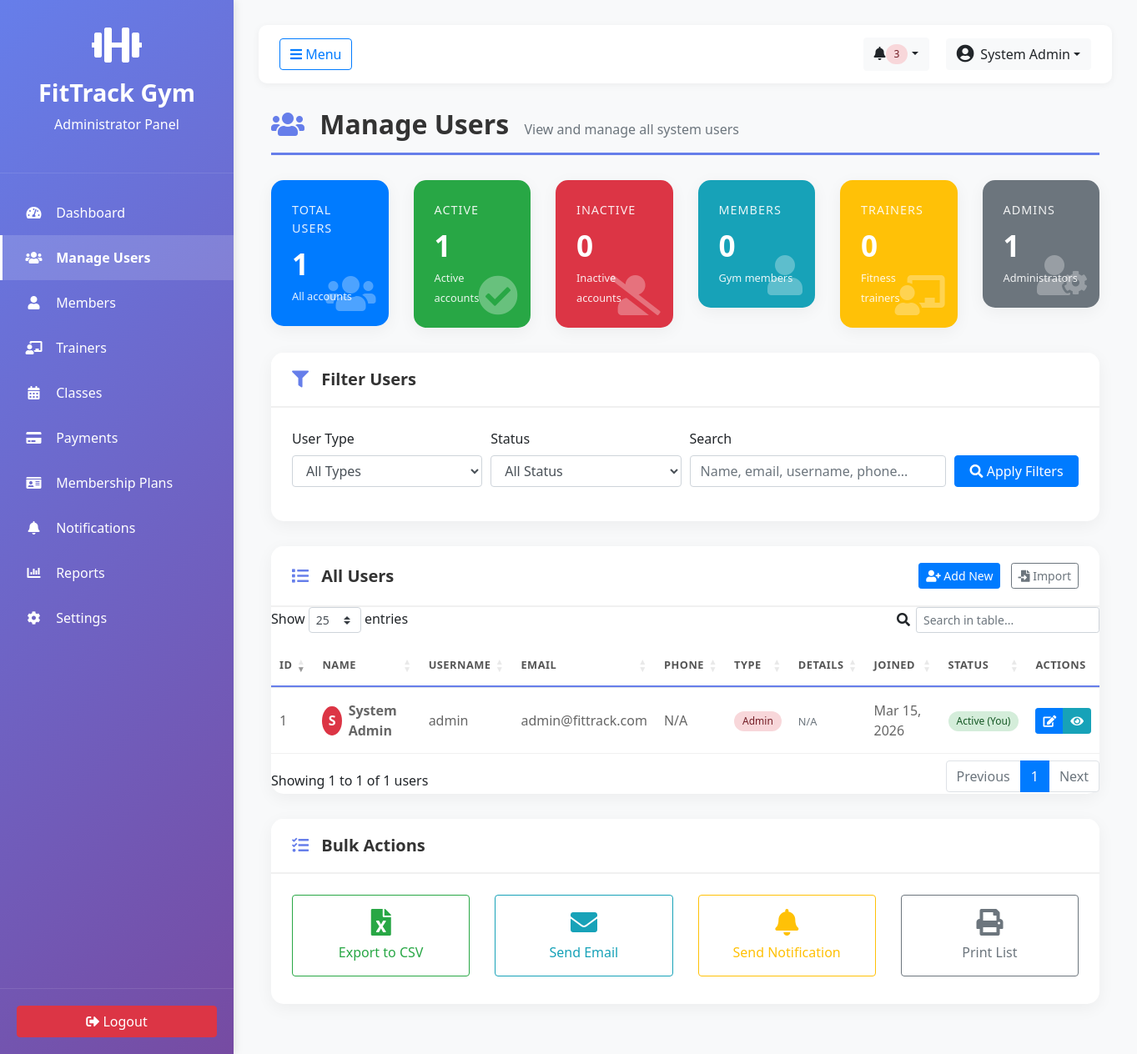
/admin/manage_users.php (signed in), run on the app's committed database.
### tables this page shows
CREATE TABLE users (
    id INT PRIMARY KEY AUTO_INCREMENT,
    username VARCHAR(50) UNIQUE NOT NULL,
    email VARCHAR(100) UNIQUE NOT NULL,
    password VARCHAR(255) NOT NULL,
    full_name VARCHAR(100) NOT NULL,
    phone VARCHAR(20),
    address TEXT,
    user_type ENUM('admin', 'trainer', 'member') NOT NULL,
    profile_image VARCHAR(255),
    created_at TIMESTAMP DEFAULT CURRENT_TIMESTAMP,
    updated_at TIMESTAMP DEFAULT CURRENT_TIMESTAMP ON UPDATE CURRENT_TIMESTAMP,
    status ENUM('active', 'inactive') DEFAULT 'active'
);

### admin/manage_users.php (the view, shortened to what the rows shown need)
<?php
require_once __DIR__ . '/../includes/session.php';
require_once __DIR__ . '/../includes/functions.php';
$user_type_filter = $_GET['user_type'] ?? '';
$status_filter = $_GET['status'] ?? '';
$search_term = $_GET['search'] ?? '';
$sql = "SELECT u.*,
        CASE
            WHEN u.user_type = 'member' THEN m.membership_type
            WHEN u.user_type = 'trainer' THEN t.specialization
            ELSE 'N/A'
        END as extra_info,
        CASE
            WHEN u.user_type = 'member' THEN m.membership_end
            ELSE NULL
        END as membership_end
        FROM users u
        LEFT JOIN members m ON u.id = m.user_id
        LEFT JOIN trainers t ON u.id = t.user_id
        WHERE 1=1";
$params = [];
$sql .= " ORDER BY u.created_at DESC";
try {
    $stmt = $pdo->prepare($sql);
    $stmt->execute($params);
    $users = $stmt->fetchAll();
} catch (Exception $e) {
    $error = "Error loading users: " . $e->getMessage();
    $users = [];
}
try {
    $total_users = $pdo->query("SELECT COUNT(*) FROM users")->fetchColumn();
    $total_admins = $pdo->query("SELECT COUNT(*) FROM users WHERE user_type = 'admin'")->fetchColumn();
    $total_members = $pdo->query("SELECT COUNT(*) FROM users WHERE user_type = 'member'")->fetchColumn();
    $total_trainers = $pdo->query("SELECT COUNT(*) FROM users WHERE user_type = 'trainer'")->fetchColumn();
    $active_users = $pdo->query("SELECT COUNT(*) FROM users WHERE status = 'active'")->fetchColumn();
    $inactive_users = $pdo->query("SELECT COUNT(*) FROM users WHERE status = 'inactive'")->fetchColumn();
} catch (Exception $e) {
    $total_users = $total_admins = $total_members = $total_trainers = $active_users = $inactive_users = 0;
}
?>
<!DOCTYPE html>
<html lang="en">
<head>
    <link rel="stylesheet" href="https://stackpath.bootstrapcdn.com/bootstrap/4.5.2/css/bootstrap.min.css">
    <link rel="stylesheet" href="https://cdnjs.cloudflare.com/ajax/libs/font-awesome/5.15.4/css/all.min.css">
    <link rel="stylesheet" href="https://cdn.datatables.net/1.10.24/css/dataTables.bootstrap4.min.css">
    <link rel="stylesheet" href="https://cdnjs.cloudflare.com/ajax/libs/Chart.js/2.9.4/Chart.min.css">
</head>
<body>
    <div class="wrapper">
        <div id="content">
            <div class="container-fluid">
                <div class="row">
                    <div class="col-md-12">
                        <div class="page-header">
                            <h1><i class="fas fa-users"></i> Manage Users <small>View and manage all system users</small></h1>
                        </div>
                    </div>
                </div>
                <div class="row">
                    <div class="col-xl-2 col-md-4 col-6">
                        <div class="card stats-card bg-primary text-white">
                            <div class="card-body">
                                <h2><?php echo number_format($total_users); ?></h2>
                            </div>
                        </div>
                    </div>
                    <div class="col-xl-2 col-md-4 col-6">
                        <div class="card stats-card bg-success text-white">
                            <div class="card-body">
                                <h2><?php echo number_format($active_users); ?></h2>
                            </div>
                        </div>
                    </div>
                    <div class="col-xl-2 col-md-4 col-6">
                        <div class="card stats-card bg-danger text-white">
                            <div class="card-body">
                                <h2><?php echo number_format($inactive_users); ?></h2>
                            </div>
                        </div>
                    </div>
                    <div class="col-xl-2 col-md-4 col-6">
                        <div class="card stats-card bg-info text-white">
                            <div class="card-body">
                                <h2><?php echo number_format($total_members); ?></h2>
                            </div>
                        </div>
                    </div>
                    <div class="col-xl-2 col-md-4 col-6">
                        <div class="card stats-card bg-warning text-white">
                            <div class="card-body">
                                <h2><?php echo number_format($total_trainers); ?></h2>
                            </div>
                        </div>
                    </div>
                    <div class="col-xl-2 col-md-4 col-6">
                        <div class="card stats-card bg-secondary text-white">
                            <div class="card-body">
                                <h2><?php echo number_format($total_admins); ?></h2>
                            </div>
                        </div>
                    </div>
                </div>
                <div class="card mt-4">
                    <div class="card-body p-0">
                        <?php if (empty($users)): ?>
                            <div class="text-center py-5">
                                <i class="fas fa-users fa-4x text-muted mb-3"></i>
                                <h5 class="text-muted">No users found</h5>
                                <?php if (!empty($user_type_filter) || !empty($status_filter) || !empty($search_term)): ?>
                                    <p class="text-muted">Try adjusting your filters</p>
                                    <a href="manage_users.php" class="btn btn-primary">
                                        <i class="fas fa-times"></i> Clear Filters
                                    </a>
                                <?php else: ?>
                                    <a href="add_user.php" class="btn btn-primary mt-3">
                                        <i class="fas fa-user-plus"></i> Add Your First User
                                    </a>
                                <?php endif; ?>
                            </div>
                        <?php else: ?>
                            <div class="table-responsive">
                                <table class="table table-hover" id="usersTable">
                                    <thead>
                                        <tr>
                                            <th>ID</th>
                                            <th>Name</th>
                                            <th>Username</th>
                                            <th>Email</th>
                                            <th>Phone</th>
                                            <th>Type</th>
                                            <th>Details</th>
                                            <th>Joined</th>
                                            <th>Status</th>
                                            <th>Actions</th>
                                        </tr>
                                    </thead>
                                    <tbody>
                                        <?php foreach ($users as $user): ?>
                                        <tr>
                                            <td><?php echo $user['id']; ?></td>
                                            <td>
                                                <div class="d-flex align-items-center">
                                                    <div class="avatar-circle bg-<?php
                                                        echo $user['user_type'] == 'admin' ? 'danger' :
                                                            ($user['user_type'] == 'trainer' ? 'success' : 'info');
                                                    ?> text-white mr-2">
                                                        <?php echo strtoupper(substr($user['full_name'], 0, 1)); ?>
                                                    </div>
                                                    <div>
                                                        <strong><?php echo htmlspecialchars($user['full_name']); ?></strong>
                                                    </div>
                                                </div>
                                            </td>
                                            <td><?php echo htmlspecialchars($user['username']); ?></td>
                                            <td><?php echo htmlspecialchars($user['email']); ?></td>
                                            <td><?php echo htmlspecialchars($user['phone'] ?? 'N/A'); ?></td>
                                            <td>
                                                <span class="badge badge-<?php
                                                    echo $user['user_type'] == 'admin' ? 'danger' :
                                                        ($user['user_type'] == 'trainer' ? 'success' : 'info');
                                                ?>">
                                                    <?php echo ucfirst($user['user_type']); ?>
                                                </span>
                                            </td>
                                            <td>
                                                <?php if (!empty($user['extra_info'])): ?>
                                                    <small class="text-muted">
                                                        <?php echo htmlspecialchars($user['extra_info']); ?>
                                                    </small>
                                                <?php endif; ?>
                                            </td>
                                            <td><?php echo date('M d, Y', strtotime($user['created_at'])); ?></td>
                                            <td>
                                                <?php if ($user['id'] != Session::userId()): ?>
                                                <form method="POST" style="display: inline;">
                                                    <input type="hidden" name="user_id" value="<?php echo $user['id']; ?>">
                                                    <select name="status" class="form-control form-control-sm status-select"
                                                            onchange="this.form.submit()"
                                                            data-user-id="<?php echo $user['id']; ?>">
                                                        <option value="active" <?php echo $user['status'] == 'active' ? 'selected' : ''; ?>>Active</option>
                                                        <option value="inactive" <?php echo $user['status'] == 'inactive' ? 'selected' : ''; ?>>Inactive</option>
                                                    </select>
                                                    <input type="hidden" name="update_status" value="1">
                                                </form>
                                                <?php else: ?>
                                                <span class="badge badge-<?php echo $user['status'] == 'active' ? 'success' : 'danger'; ?>">
                                                    <?php echo ucfirst($user['status']); ?> (You)
                                                </span>
                                                <?php endif; ?>
                                            </td>
                                            <td>
                                                <div class="btn-group" role="group">
                                                    <a href="edit_user.php?id=<?php echo $user['id']; ?>"
                                                       class="btn btn-sm btn-primary" title="Edit">
                                                        <i class="fas fa-edit"></i>
                                                    </a>
                                                    <a href="view_user.php?id=<?php echo $user['id']; ?>"
                                                       class="btn btn-sm btn-info" title="View">
                                                        <i class="fas fa-eye"></i>
                                                    </a>
                                                </div>
                                            </td>
                                        </tr>
                                        <?php endforeach; ?>
                                    </tbody>
                                </table>
                            </div>
                        <?php endif; ?>
                    </div>
                </div>
            </div>
        </div>
    </div>
</body>
</html>

### data on the page
users: id "1", full_name "S", full_name "System Admin", username "admin", email "admin@fittrack.com", phone "N/A", user_type "Admin", extra_info "N/A", created_at "Mar 15, 2026", status "Active"

### other printed values
APP_NAME "FitTrack Gym"
$user_name "System Admin"
$total_users "1"
$active_users "1"
$inactive_users "0"
$total_members "0"
$total_trainers "0"
$total_admins "1"
